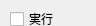
    <widget class="QWidget" name="幅が２以下の黒割れ抽出" >
     <property name="geometry" >
      <rect>
       <x>0</x>
       <y>0</y>
       <width>96</width>
       <height>26</height>
      </rect>
     </property>
     <attribute name="label" >
      <string>幅が２以下の黒割れ抽出</string>
     </attribute>
     <widget class="QSpinBox" name="spinBoxItem2LengthLow" >
      <property name="geometry" >
       <rect>
        <x>10</x>
        <y>60</y>
        <width>91</width>
        <height>22</height>
       </rect>
      </property>
      <property name="maximum" >
       <number>99999</number>
      </property>
     </widget>
     <widget class="QLabel" name="label_4" >
      <property name="geometry" >
       <rect>
        <x>10</x>
        <y>40</y>
        <width>91</width>
        <height>21</height>
       </rect>
      </property>
      <property name="frameShape" >
       <enum>QFrame::Panel</enum>
      </property>
      <property name="frameShadow" >
       <enum>QFrame::Sunken</enum>
      </property>
      <property name="text" >
       <string>長さの下限</string>
      </property>
      <property name="alignment" >
       <set>Qt::AlignCenter|Qt::AlignHCenter|Qt::AlignLeading|Qt::AlignLeft|Qt::AlignVCenter</set>
      </property>
     </widget>
     <widget class="QCheckBox" name="checkBoxItem2Enabled" >
      <property name="geometry" >
       <rect>
        <x>10</x>
        <y>10</y>
        <width>76</width>
        <height>18</height>
       </rect>
      </property>
      <property name="text" >
       <string>実行</string>
      </property>
     </widget>
     <widget class="QLabel" name="label_5" >
      <property name="geometry" >
       <rect>
        <x>110</x>
        <y>40</y>
        <width>111</width>
        <height>21</height>
       </rect>
      </property>
      <property name="frameShape" >
       <enum>QFrame::Panel</enum>
      </property>
      <property name="frameShadow" >
       <enum>QFrame::Sunken</enum>
      </property>
      <property name="text" >
       <string>ゲイン</string>
      </property>
      <property name="alignment" >
       <set>Qt::AlignCenter|Qt::AlignHCenter|Qt::AlignLeading|Qt::AlignLeft|Qt::AlignVCenter</set>
      </property>
     </widget>
     <widget class="QLineEdit" name="lineEditItem2Gain" >
      <property name="geometry" >
       <rect>
        <x>110</x>
        <y>60</y>
        <width>113</width>
        <height>20</height>
       </rect>
      </property>
     </widget>
     <widget class="QLabel" name="label_6" >
      <property name="geometry" >
       <rect>
        <x>10</x>
        <y>90</y>
        <width>241</width>
        <height>21</height>
       </rect>
      </property>
      <property name="frameShape" >
       <enum>QFrame::Panel</enum>
      </property>
      <property name="frameShadow" >
       <enum>QFrame::Sunken</enum>
      </property>
      <property name="text" >
       <string>適用分散範囲―例１００００～２００００</string>
      </property>
      <property name="alignment" >
       <set>Qt::AlignCenter|Qt::AlignHCenter|Qt::AlignLeading|Qt::AlignLeft|Qt::AlignVCenter</set>
      </property>
     </widget>
     <widget class="QSpinBox" name="spinBoxItem2VarL" >
      <property name="geometry" >
       <rect>
        <x>10</x>
        <y>110</y>
        <width>91</width>
        <height>22</height>
       </rect>
      </property>
      <property name="maximum" >
       <number>99999999</number>
      </property>
     </widget>
     <widget class="QSpinBox" name="spinBoxItem2VarH" >
      <property name="geometry" >
       <rect>
        <x>150</x>
        <y>110</y>
        <width>91</width>
        <height>22</height>
       </rect>
      </property>
      <property name="maximum" >
       <number>99999999</number>
      </property>
     </widget>
    </widget>
